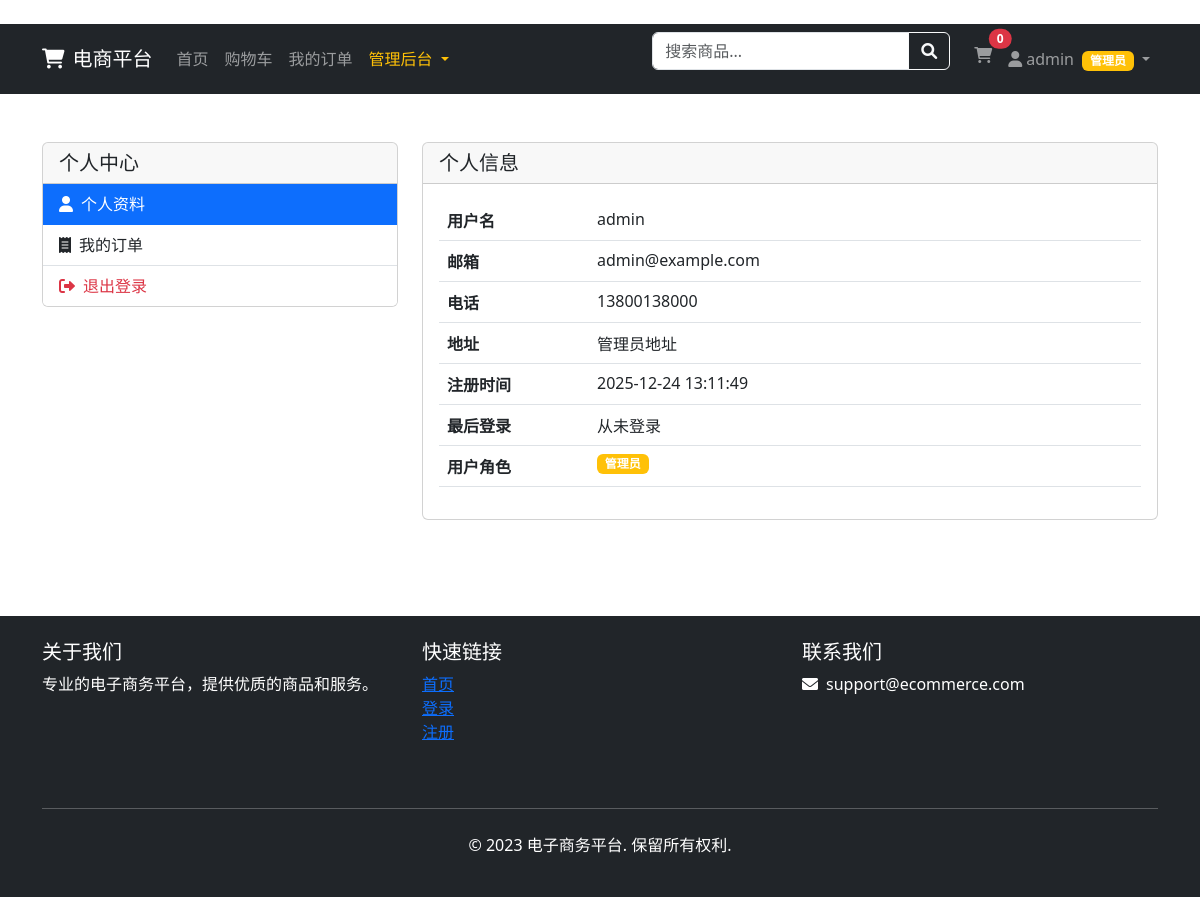
Page /auth/profile (signed in) on the committed database.
### app/models.py (models this page shows, shortened)
class User(UserMixin, db.Model):
    __tablename__ = 'users'
    id = db.Column(db.Integer, primary_key=True)
    username = db.Column(db.String(64), unique=True, nullable=False, index=True)
    email = db.Column(db.String(120), unique=True, nullable=False, index=True)
    password_hash = db.Column(db.String(256), nullable=False)
    is_admin = db.Column(db.Boolean, default=False)
    is_active = db.Column(db.Boolean, default=True)
    created_at = db.Column(db.DateTime, default=datetime.utcnow)
    last_login = db.Column(db.DateTime)
    phone = db.Column(db.String(20))
    address = db.Column(db.Text)
    avatar = db.Column(db.String(200), default='default_avatar.png')
    carts = db.relationship('Cart', backref='user', lazy='dynamic')
    orders = db.relationship('Order', backref='user', lazy='dynamic')
    reviews = db.relationship('Review', backref='user', lazy='dynamic')
    logs = db.relationship('UserLog', backref='user', lazy='dynamic')

### app/auth/routes.py (the view)
@auth.route('/profile')
@login_required
def profile():
    return render_template('profile.html')

### app/context_processors.py (called while the page is built)
def inject_now():
    return {'now': datetime.utcnow()}

def inject_categories():
    try:
        categories = Category.query.all()
        return {'categories': categories}
    except:
        return {'categories': []}

### app/models.py (called while the page is built)
@login_manager.user_loader
def load_user(user_id):
    return User.query.get(int(user_id))

### app/templates/profile.html (shortened to what this page needs)
﻿{% extends "base.html" %}
{% block content %}
<div class="container py-5">
    <div class="row">
        <div class="col-md-4">
            <div class="card">
                <div class="card-header">
                    <h5 class="mb-0">个人中心</h5>
                </div>
                <div class="list-group list-group-flush">
                    <a href="{{ url_for('auth.profile') }}" class="list-group-item list-group-item-action active">
                        <i class="fas fa-user me-2"></i>个人资料
                    </a>
                    <a href="{{ url_for('shop.orders') }}" class="list-group-item list-group-item-action">
                        <i class="fas fa-receipt me-2"></i>我的订单
                    </a>
                    <a href="{{ url_for('auth.logout') }}" class="list-group-item list-group-item-action text-danger">
                        <i class="fas fa-sign-out-alt me-2"></i>退出登录
                    </a>
                </div>
            </div>
        </div>
        <div class="col-md-8">
            <div class="card">
                <div class="card-header">
                    <h5 class="mb-0">个人信息</h5>
                </div>
                <div class="card-body">
                    <table class="table">
                        <tr>
                            <th style="width: 150px;">用户名</th>
                            <td>{{ current_user.username }}</td>
                        </tr>
                        <tr>
                            <th>邮箱</th>
                            <td>{{ current_user.email }}</td>
                        </tr>
                        <tr>
                            <th>电话</th>
                            <td>{{ current_user.phone or '未设置' }}</td>
                        </tr>
                        <tr>
                            <th>地址</th>
                            <td>{{ current_user.address or '未设置' }}</td>
                        </tr>
                        <tr>
                            <th>注册时间</th>
                            <td>{{ current_user.created_at.strftime('%Y-%m-%d %H:%M:%S') }}</td>
                        </tr>
                        <tr>
                            <th>最后登录</th>
                            <td>
                                {% if current_user.last_login %}
                                    {{ current_user.last_login.strftime('%Y-%m-%d %H:%M:%S') }}
                                {% else %}
                                    从未登录
                                {% endif %}
                            </td>
                        </tr>
                        <tr>
                            <th>用户角色</th>
                            <td>
                                {% if current_user.is_admin %}
                                    <span class="badge bg-warning">管理员</span>
                                {% else %}
                                    <span class="badge bg-secondary">普通用户</span>
                                {% endif %}
                            </td>
                        </tr>
                    </table>
                </div>
            </div>
        </div>
    </div>
</div>
{% endblock %}

### app/templates/base.html (shortened to what this page needs)
﻿<!DOCTYPE html>
<html lang="zh-CN">
<head>
    <link href="https://cdn.jsdelivr.net/npm/bootstrap@5.3.0/dist/css/bootstrap.min.css" rel="stylesheet">
    <link href="https://cdnjs.cloudflare.com/ajax/libs/font-awesome/6.0.0/css/all.min.css" rel="stylesheet">
    <link href="{{ url_for('static', filename='css/style.css') }}" rel="stylesheet">
</head>
<body>
    <nav class="navbar navbar-expand-lg navbar-dark bg-dark sticky-top">
        <div class="container">
            <a class="navbar-brand" href="{{ url_for('main.index') }}">
                <i class="fas fa-shopping-cart me-2"></i>电商平台
            </a>
            <div class="collapse navbar-collapse" id="navbarNav">
                <ul class="navbar-nav me-auto">
                    <li class="nav-item">
                        <a class="nav-link {% if request.endpoint == 'main.index' %}active{% endif %}"
                           href="{{ url_for('main.index') }}">
                            首页
                        </a>
                    </li>
                    {% if current_user.is_authenticated %}
                    <li class="nav-item">
                        <a class="nav-link {% if request.endpoint == 'shop.cart' %}active{% endif %}"
                           href="{{ url_for('shop.cart') }}">
                            购物车
                        </a>
                    </li>
                    <li class="nav-item">
                        <a class="nav-link {% if request.endpoint == 'shop.orders' %}active{% endif %}"
                           href="{{ url_for('shop.orders') }}">
                            我的订单
                        </a>
                    </li>
                    {% endif %}
                    {% if current_user.is_authenticated and current_user.is_admin %}
                    <li class="nav-item dropdown">
                        <a class="nav-link dropdown-toggle text-warning" href="#" role="button" data-bs-toggle="dropdown">
                            管理后台
                        </a>
                    </li>
                    {% endif %}
                </ul>
                <form class="d-flex me-3" action="{{ url_for('main.search') }}" method="get">
                    <div class="input-group">
                        <input type="text" class="form-control" name="q"
                               placeholder="搜索商品..." value="{{ request.args.get('q', '') }}">
                        <button class="btn btn-outline-light" type="submit">
                            <i class="fas fa-search"></i>
                        </button>
                    </div>
                </form>
                <ul class="navbar-nav">
                    {% if current_user.is_authenticated %}
                    <li class="nav-item">
                        <a class="nav-link position-relative" href="{{ url_for('shop.cart') }}">
                            <i class="fas fa-shopping-cart"></i>
                            <span id="cart-badge" class="position-absolute top-0 start-100 translate-middle badge rounded-pill bg-danger">
                                {{ cart_items_count|default(0) }}
                            </span>
                        </a>
                    </li>
                    {% endif %}
                    {% if current_user.is_authenticated %}
                    <li class="nav-item dropdown">
                        <a class="nav-link dropdown-toggle" href="#" role="button" data-bs-toggle="dropdown">
                            <i class="fas fa-user me-1"></i>{{ current_user.username }}
                            {% if current_user.is_admin %}
                            <span class="badge bg-warning ms-1">管理员</span>
                            {% endif %}
                        </a>
                    </li>
                    {% endif %}
                </ul>
            </div>
        </div>
    </nav>
    <main>
        {% block content %}{% endblock %}
    </main>
    <footer class="footer bg-dark text-white py-4 mt-5">
        <div class="container">
            <div class="row">
                <div class="col-md-4 mb-4">
                    <h5>关于我们</h5>
                    <p>专业的电子商务平台，提供优质的商品和服务。</p>
                </div>
                <div class="col-md-4 mb-4">
                    <h5>快速链接</h5>
                    <ul class="list-unstyled">
                        <li><a href="{{ url_for('main.index') }}">首页</a></li>
                        <li><a href="{{ url_for('auth.login') }}">登录</a></li>
                        <li><a href="{{ url_for('auth.register') }}">注册</a></li>
                    </ul>
                </div>
                <div class="col-md-4 mb-4">
                    <h5>联系我们</h5>
                    <p><i class="fas fa-envelope me-2"></i>support@ecommerce.com</p>
                </div>
            </div>
            <hr class="my-4">
            <div class="text-center">
                <p>&copy; 2023 电子商务平台. 保留所有权利.</p>
            </div>
        </div>
    </footer>
</body>
</html>

### rows in the picture
User: username "admin", email "admin@example.com", phone "13800138000", address "管理员地址", created_at "2025-12-24 13:11:49"

### other values in the picture
{{ cart_items_count|default(0) }} "0"
